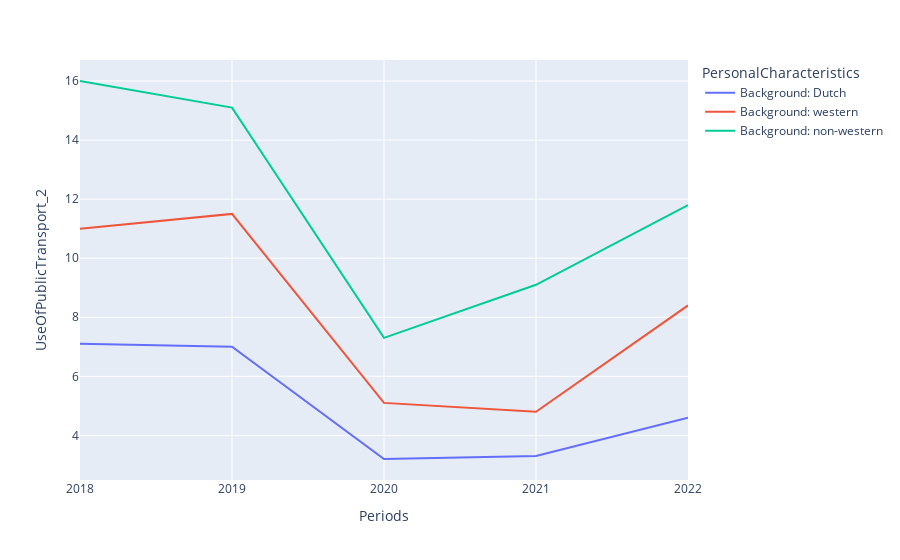

The code cell stored with this chart in its notebook:
### Code cell
mask = df_sorted['PersonalCharacteristics'].str.startswith('Back');
df_background = df_sorted[mask];
fig = px.line(df_background, y='UseOfPublicTransport_2', x='Periods', color='PersonalCharacteristics')
fig.show()

### Figure 1 — Plotly figure (JSON) as saved in the notebook; plotly's stock layout.template omitted (floating-point values rounded to 4 significant figures)
{"data": [{"hovertemplate": "PersonalCharacteristics=Background: Dutch<br>Periods=%{x}<br>UseOfPublicTransport_2=%{y}<extra></extra>", "legendgroup": "Background: Dutch", "line": {"color": "#636efa", "dash": "solid"}, "marker": {"symbol": "circle"}, "mode": "lines", "name": "Background: Dutch", "orientation": "v", "showlegend": true, "type": "scatter", "x": ["2018", "2019", "2020", "2021", "2022"], "xaxis": "x", "y": [7.1, 7, 3.2, 3.3, 4.6], "yaxis": "y"}, {"hovertemplate": "PersonalCharacteristics=Background: western<br>Periods=%{x}<br>UseOfPublicTransport_2=%{y}<extra></extra>", "legendgroup": "Background: western", "line": {"color": "#EF553B", "dash": "solid"}, "marker": {"symbol": "circle"}, "mode": "lines", "name": "Background: western", "orientation": "v", "showlegend": true, "type": "scatter", "x": ["2018", "2019", "2020", "2021", "2022"], "xaxis": "x", "y": [11, 11.5, 5.1, 4.8, 8.4], "yaxis": "y"}, {"hovertemplate": "PersonalCharacteristics=Background: non-western<br>Periods=%{x}<br>UseOfPublicTransport_2=%{y}<extra></extra>", "legendgroup": "Background: non-western", "line": {"color": "#00cc96", "dash": "solid"}, "marker": {"symbol": "circle"}, "mode": "lines", "name": "Background: non-western", "orientation": "v", "showlegend": true, "type": "scatter", "x": ["2018", "2019", "2020", "2021", "2022"], "xaxis": "x", "y": [16, 15.1, 7.3, 9.1, 11.8], "yaxis": "y"}], "layout": {"autosize": true, "legend": {"title": {"text": "PersonalCharacteristics"}, "tracegroupgap": 0}, "margin": {"t": 60}, "xaxis": {"anchor": "y", "autorange": true, "domain": [0, 1], "range": [0, 4], "title": {"text": "Periods"}, "type": "category"}, "yaxis": {"anchor": "x", "autorange": true, "domain": [0, 1], "range": [2.489, 16.71], "title": {"text": "UseOfPublicTransport_2"}, "type": "linear"}}}
